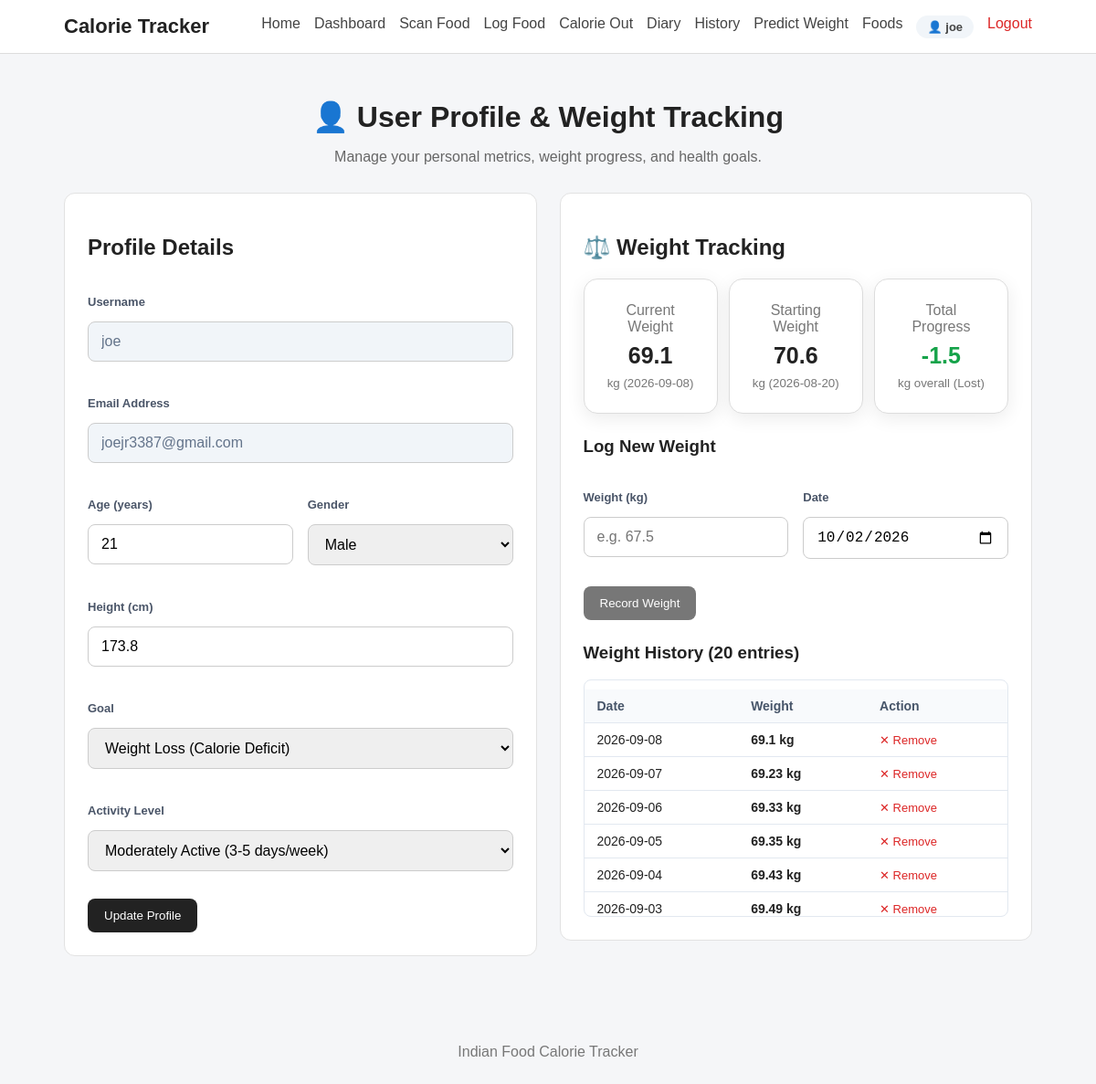
Before: /profile (signed in) with the older database file.
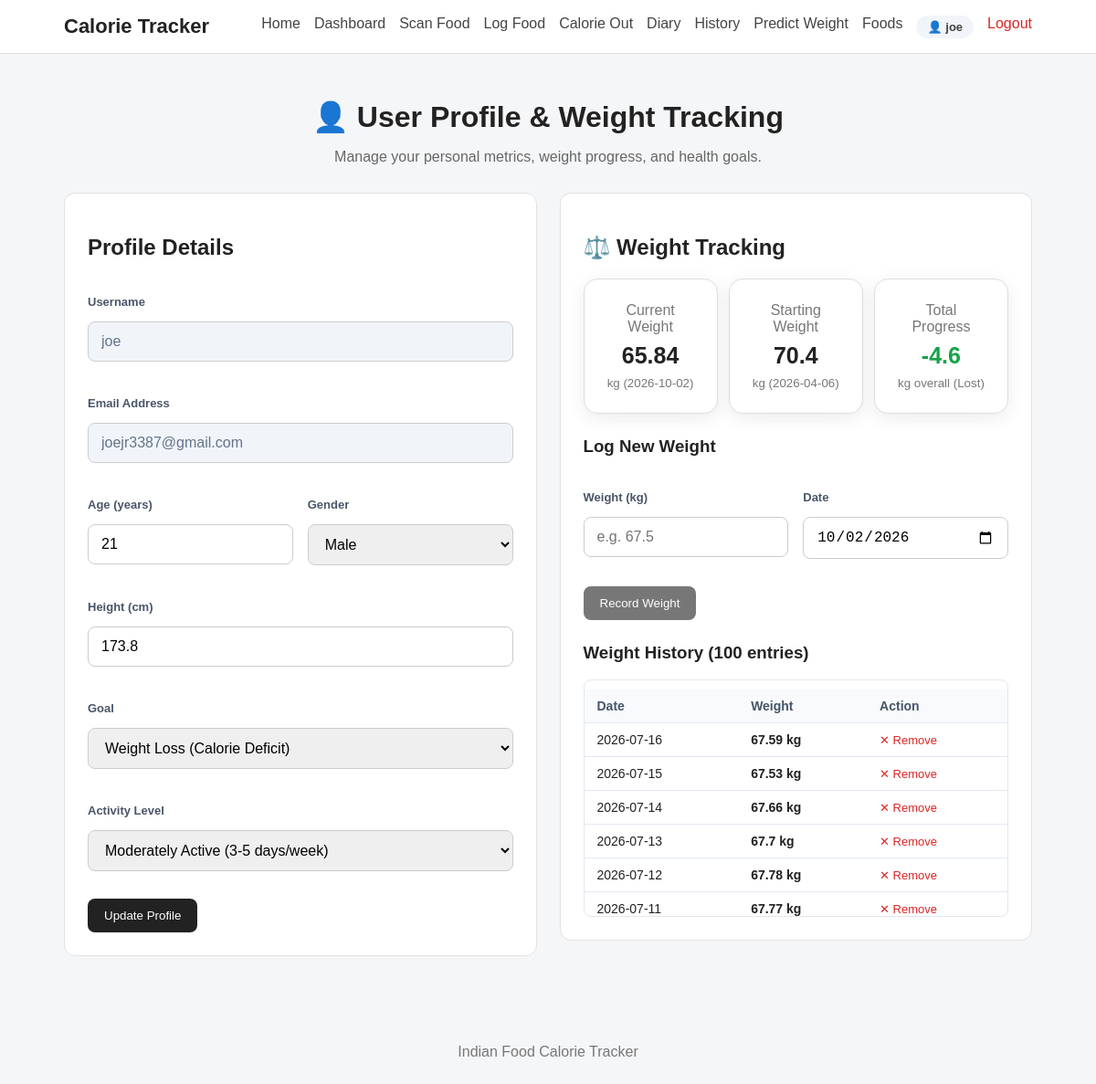
After: the same page with the newer database file.
### tables this page shows
CREATE TABLE weight_records (
            id INTEGER PRIMARY KEY AUTOINCREMENT,
            user_id INTEGER NOT NULL,
            weight_kg REAL NOT NULL,
            recorded_date TEXT NOT NULL,
            created_at TIMESTAMP DEFAULT CURRENT_TIMESTAMP,
            FOREIGN KEY (user_id) REFERENCES users(id) ON DELETE CASCADE
        );

### app.py (the view, shortened to what this page needs)
@app.route("/profile", methods=["GET", "POST"])
@login_required
def profile():
    user_id = session.get("user_id")
    user_prof = get_user_profile(user_id)
    stats = get_weight_stats(user_id)
    today = datetime.now().strftime("%Y-%m-%d")
    return render_template(
        "profile.html",
        profile=user_prof,
        stats=stats,
        latest_weight=get_latest_weight(user_id),
        starting_weight=get_starting_weight(user_id),
        previous_weight=get_previous_weight(user_id),
        weight_history=get_weight_history(user_id),
        today=today
    )

### app.py (called while the page is built)
def login_required(view_func):
    @wraps(view_func)
    def wrapped_view(*args, **kwargs):
        if not session.get("user_id"):
            flash("Please log in to access this page.", "error")
            return redirect(url_for("login", next=request.path))
        return view_func(*args, **kwargs)
    return wrapped_view

@app.context_processor
def inject_user():
    user_id = session.get("user_id")
    if user_id:
        user = get_user_by_id(user_id)
        if user:
            return {"current_user": user, "logged_in": True}
    return {"current_user": None, "logged_in": False}

### database.py (called while the page is built)
def get_connection():
    connection = sqlite3.connect(
        DATABASE_PATH
    )
    connection.row_factory = sqlite3.Row
    connection.execute("PRAGMA foreign_keys = ON")
    return connection

def get_user_by_id(user_id):
    connection = get_connection()
    cursor = connection.cursor()
    cursor.execute("SELECT * FROM users WHERE id = ?", (user_id,))
    user = cursor.fetchone()
    connection.close()
    return user

### templates/profile.html (shortened to what the changed rows need)
{% extends "base.html" %}
{% block content %}
<div class="page-header">
    <h1>👤 User Profile & Weight Tracking</h1>
</div>
<div class="profile-grid">
    <div class="card">
        <h2>Profile Details</h2>
    </div>
    <div class="card">
        <h2>⚖️ Weight Tracking</h2>
        <div class="weight-summary-grid">
            <div class="summary-card">
                <span>Current Weight</span>
                <strong>{{ stats['latest_weight'] if stats['latest_weight'] is not none else '--' }}</strong>
                <small>kg ({{ stats['latest_date'] if stats['latest_date'] else 'No record' }})</small>
            </div>
            <div class="summary-card">
                <span>Starting Weight</span>
                <strong>{{ stats['starting_weight'] if stats['starting_weight'] is not none else '--' }}</strong>
                <small>kg ({{ stats['starting_date'] if stats['starting_date'] else 'No record' }})</small>
            </div>
            <div class="summary-card">
                <span>Total Progress</span>
                {% if stats['latest_weight'] is not none and stats['starting_weight'] is not none %}
                    {% set diff = stats['total_change'] %}
                    <strong style="color: {% if diff < 0 %}#16a34a{% elif diff > 0 %}#ea580c{% else %}#475569{% endif %};">
                        {{ "%+.1f"|format(diff) }}
                    </strong>
                    <small>kg overall ({% if diff < 0 %}Lost{% elif diff > 0 %}Gained{% else %}Maintained{% endif %})</small>
                {% else %}
                    <strong>0.0</strong>
                    <small>kg</small>
                {% endif %}
            </div>
        </div>
        <h3 style="margin-top: 25px;">Log New Weight</h3>
        <form action="{{ url_for('add_weight') }}" method="POST" class="weight-log-form">
            <div class="form-row">
            </div>
            <button type="submit" class="button secondary">
            </button>
        </form>
        <h3 style="margin-top: 25px;">Weight History ({{ stats['count'] }} entries)</h3>
        {% if weight_history %}
            <div class="weight-history-table-container">
                <table class="styled-table">
                    <thead>
                        <tr>
                            <th>Date</th>
                            <th>Weight</th>
                            <th>Action</th>
                        </tr>
                    </thead>
                    <tbody>
                        {% for record in weight_history|reverse %}
                            <tr>
                                <td>{{ record['recorded_date'] }}</td>
                                <td><strong>{{ record['weight_kg'] }} kg</strong></td>
                                <td>
                                    <form action="{{ url_for('delete_weight', record_id=record['id']) }}" method="POST" style="display:inline;" onsubmit="return confirm('Remove this weight entry?');">
                                        <button type="submit" style="background:none; border:none; color:#dc2626; cursor:pointer; font-size:13px; padding:0;">
                                            ✕ Remove
                                        </button>
                                    </form>
                                </td>
                            </tr>
                        {% endfor %}
                    </tbody>
                </table>
            </div>
        {% else %}
            <p class="empty-message">No weight records logged yet.</p>
        {% endif %}
    </div>
</div>
{% endblock %}

Changed rows visible on the page:
removed weight_records: weight_kg "69.1", recorded_date "2026-09-08"
removed weight_records: weight_kg "70.6", recorded_date "2026-08-20"
removed weight_records: recorded_date "2026-09-07", weight_kg "69.23"
removed weight_records: recorded_date "2026-09-06", weight_kg "69.33"
removed weight_records: recorded_date "2026-09-05", weight_kg "69.35"
removed weight_records: recorded_date "2026-09-04", weight_kg "69.43"
removed weight_records: recorded_date "2026-09-03", weight_kg "69.49"
added weight_records: weight_kg "65.84", recorded_date "2026-10-02"
added weight_records: weight_kg "70.4", recorded_date "2026-04-06"
added weight_records: recorded_date "2026-07-16", weight_kg "67.59"
added weight_records: recorded_date "2026-07-15", weight_kg "67.53"
added weight_records: recorded_date "2026-07-14", weight_kg "67.66"
added weight_records: recorded_date "2026-07-13", weight_kg "67.7"
added weight_records: recorded_date "2026-07-12", weight_kg "67.78"
added weight_records: recorded_date "2026-07-11", weight_kg "67.77"
Other visible differences:
{{ "%+.1f"|format(diff) }}: "-1.5" → "-4.6"
{{ stats['count'] }}: "20" → "100"
